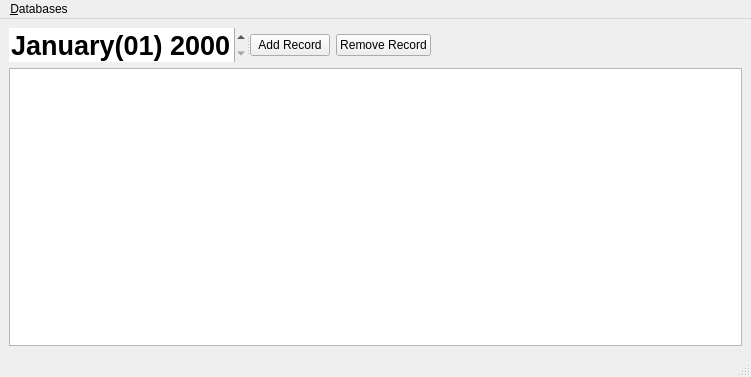
<?xml version="1.0" encoding="UTF-8"?>
<ui version="4.0">
 <class>MainWindow</class>
 <widget class="QMainWindow" name="MainWindow">
  <property name="geometry">
   <rect>
    <x>0</x>
    <y>0</y>
    <width>751</width>
    <height>377</height>
   </rect>
  </property>
  <property name="windowTitle">
   <string>CRM-Table</string>
  </property>
  <widget class="QWidget" name="centralwidget">
   <layout class="QVBoxLayout" name="verticalLayout">
    <item>
     <widget class="QSplitter" name="splitterHeader">
      <property name="orientation">
       <enum>Qt::Horizontal</enum>
      </property>
      <property name="childrenCollapsible">
       <bool>false</bool>
      </property>
      <widget class="QDateEdit" name="dateEdit">
       <property name="sizePolicy">
        <sizepolicy hsizetype="Ignored" vsizetype="Fixed">
         <horstretch>0</horstretch>
         <verstretch>0</verstretch>
        </sizepolicy>
       </property>
       <property name="font">
        <font>
         <pointsize>20</pointsize>
         <bold>true</bold>
        </font>
       </property>
       <property name="locale">
        <locale language="English" country="UnitedStates"/>
       </property>
       <property name="frame">
        <bool>false</bool>
       </property>
       <property name="alignment">
        <set>Qt::AlignLeading|Qt::AlignLeft|Qt::AlignVCenter</set>
       </property>
       <property name="showGroupSeparator" stdset="0">
        <bool>false</bool>
       </property>
       <property name="currentSection">
        <enum>QDateTimeEdit::MonthSection</enum>
       </property>
       <property name="displayFormat">
        <string>MMMM(MM) yyyy</string>
       </property>
      </widget>
      <widget class="QWidget" name="layoutWidget">
       <layout class="QHBoxLayout" name="horizontalLayout">
        <item>
         <widget class="QPushButton" name="pBtn_AddRcrd">
          <property name="sizePolicy">
           <sizepolicy hsizetype="Fixed" vsizetype="Fixed">
            <horstretch>0</horstretch>
            <verstretch>0</verstretch>
           </sizepolicy>
          </property>
          <property name="text">
           <string>Add Record</string>
          </property>
         </widget>
        </item>
        <item>
         <widget class="QPushButton" name="pBtn_RemRecord">
          <property name="sizePolicy">
           <sizepolicy hsizetype="Fixed" vsizetype="Fixed">
            <horstretch>0</horstretch>
            <verstretch>0</verstretch>
           </sizepolicy>
          </property>
          <property name="text">
           <string>Remove Record</string>
          </property>
         </widget>
        </item>
        <item>
         <spacer name="horizontalSpacer">
          <property name="orientation">
           <enum>Qt::Horizontal</enum>
          </property>
          <property name="sizeType">
           <enum>QSizePolicy::Expanding</enum>
          </property>
          <property name="sizeHint" stdset="0">
           <size>
            <width>401</width>
            <height>20</height>
           </size>
          </property>
         </spacer>
        </item>
       </layout>
      </widget>
     </widget>
    </item>
    <item>
     <widget class="QTableView" name="tableView">
      <property name="editTriggers">
       <set>QAbstractItemView::NoEditTriggers</set>
      </property>
      <attribute name="horizontalHeaderStretchLastSection">
       <bool>false</bool>
      </attribute>
     </widget>
    </item>
   </layout>
  </widget>
  <widget class="QMenuBar" name="menubar">
   <property name="geometry">
    <rect>
     <x>0</x>
     <y>0</y>
     <width>751</width>
     <height>21</height>
    </rect>
   </property>
   <widget class="QMenu" name="menuDatabase">
    <property name="title">
     <string>&amp;Databases</string>
    </property>
    <addaction name="actionClients"/>
    <addaction name="actionServices"/>
    <addaction name="actionWorkers"/>
   </widget>
   <addaction name="menuDatabase"/>
  </widget>
  <widget class="QStatusBar" name="statusbar"/>
  <action name="actionClients">
   <property name="text">
    <string>&amp;Clients</string>
   </property>
  </action>
  <action name="actionServices">
   <property name="text">
    <string>&amp;Services</string>
   </property>
  </action>
  <action name="actionWorkers">
   <property name="text">
    <string>&amp;Workers</string>
   </property>
  </action>
 </widget>
 <tabstops>
  <tabstop>tableView</tabstop>
  <tabstop>pBtn_AddRcrd</tabstop>
  <tabstop>pBtn_RemRecord</tabstop>
  <tabstop>dateEdit</tabstop>
 </tabstops>
 <resources/>
 <connections/>
</ui>
